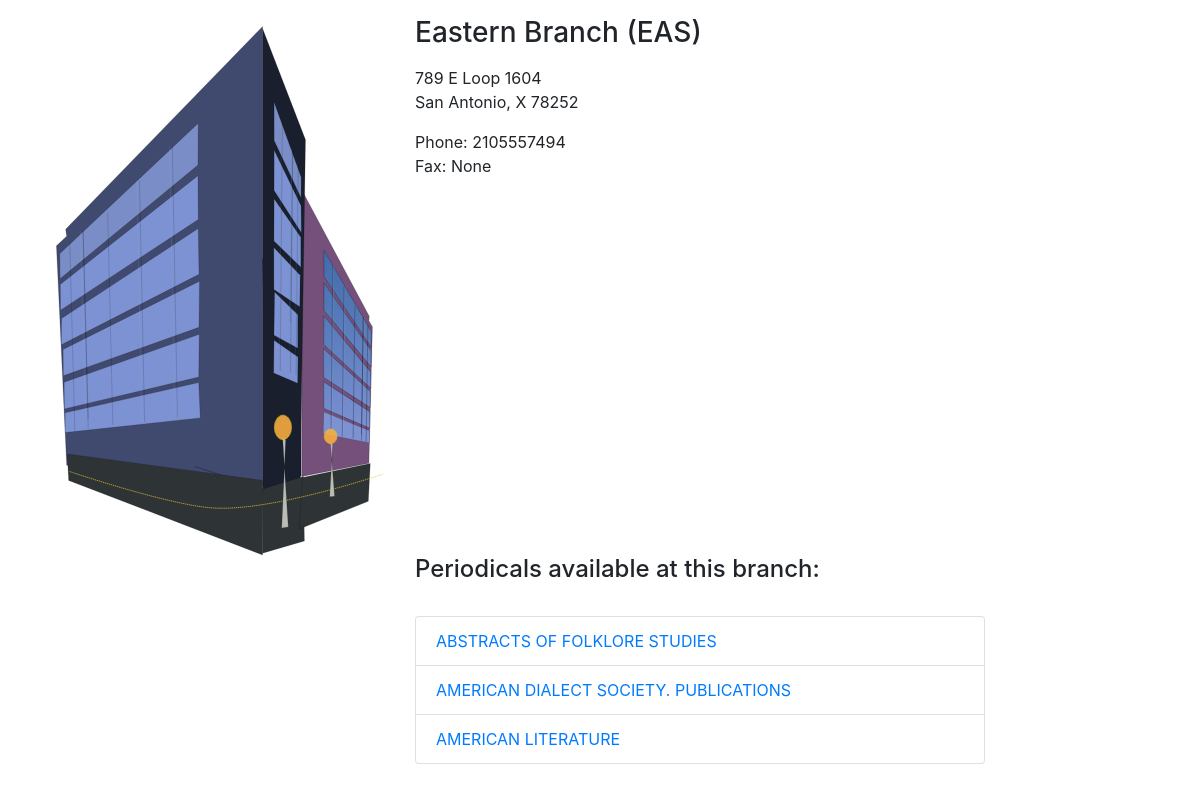
The app's page /branches/EAS with its own data.
### tables this page shows
CREATE TABLE BRANCHES(BID CHAR(6) PRIMARY KEY,
BNAME VARCHAR(64) UNIQUE NOT NULL,
BADDRESS VARCHAR(512),
BPHONE NUMERIC(10),
BFAX NUMERIC(10)
);

### app.py (the view)
@app.route("/branches/<bid>")
def getBranchInfo(bid):
    tempConn = sqlite3.connect("app.db")
    tempCursor = tempConn.cursor()
    bidInfo = tempCursor.execute(f"""SELECT *
        FROM BRANCHES
        WHERE BID='{bid.upper()}';""").fetchone()
    periodicals = tempCursor.execute(f"""SELECT DISTINCT PNAME
        FROM STORES_P
        WHERE BID='{bid}';""")
    return render_template("bid.html", bid=bidInfo, periodicals=periodicals)

### templates/bid.html (shortened to what this page needs)
<html>
<head>
    <link rel="stylesheet" href="https://maxcdn.bootstrapcdn.com/bootstrap/4.0.0/css/bootstrap.min.css"
>
</head>
<body>
    <div class="container-fluid">
        <div class="row">
            <div class="col-md-4">
                <img src={{ url_for('static', filename='library.svg') }} class="img-fluid"></img>
            </div>
            <div class="col-md-6">
                <p>
                <h3>{{ bid[1] }} ({{ bid[0] }})</h3>
                </p>
                <p>
                    {% set address = bid[2].split(", ", 1) %}
                    {{ address[0] }}
                    <br>
                    {{ address[1] }}
                </p>
                <p>
                    Phone: {{ bid[3] }}
                    <br>
                    Fax: {{ bid[4] }}
                </p>
            </div>
        </div>
        <div class='row'>
            <div class='col-md-4'>
            </div>
            <div class='col-md-6'>
                <h4>Periodicals available at this branch:</h4>
                <br>
                <ul class='list-group'>
                    {% for name in periodicals %}
                    <li class='list-group-item'><a href="/periodicals/{{ name[0] }}">{{ name[0] }}</a></li>
                    {% endfor %}
                </ul>
            </div>
        </div>
    </div>
</body>
</html>

### records on screen
BRANCHES: BNAME "Eastern Branch", BID "EAS", BPHONE "2105557494"

### other values on screen
{{ address[0] }} "789 E Loop 1604"
{{ address[1] }} "San Antonio, X 78252"
{{ bid[4] }} "None"
{{ name[0] }} "ABSTRACTS OF FOLKLORE STUDIES" "AMERICAN DIALECT SOCIETY. PUBLICATIONS" "AMERICAN LITERATURE"
